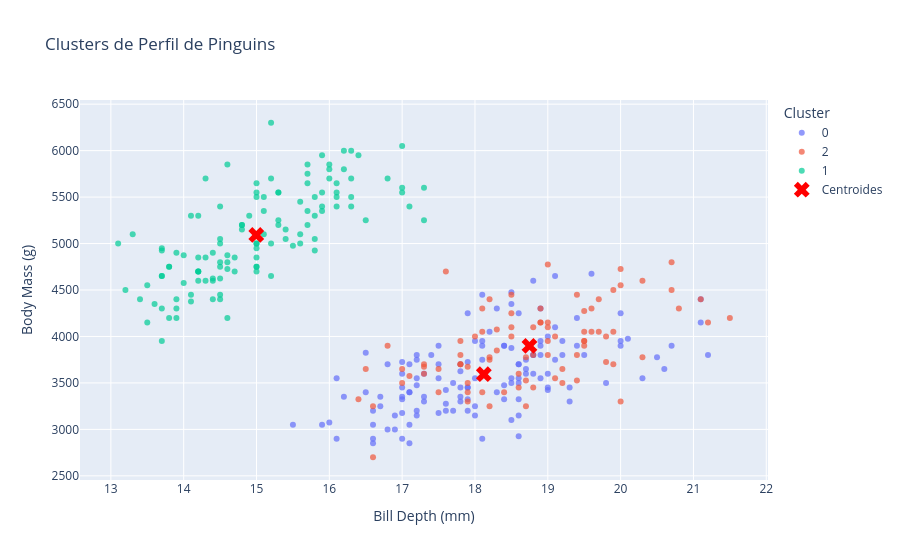

Here is the notebook cell this chart was saved with:
### Code cell
# Criando um df com os dados originais e  rótulos de cluster
penguins_clusters = pd.DataFrame({
    'bill_depth_mm': penguins['bill_depth_mm'],
    'body_mass_g': penguins['body_mass_g'],
    'cluster': labels.astype(str)
})

# Plotar os pontos de dados coloridos
fig = px.scatter(penguins_clusters, x='bill_depth_mm', y='body_mass_g', color='cluster',
                 color_continuous_scale='viridis', opacity=0.7,
                 title='Clusters de Perfil de Pinguins',)
# colunas_padronizar = ['bill_length_mm', 'bill_depth_mm', 'flipper_length_mm', 'body_mass_g']
# Adicionar os centroides ao gráfico
fig.add_scatter(x=centroides_originais[:, 1], y=centroides_originais[:, 3],
                mode='markers', marker=dict(color='red', symbol='x', size=14),
                name='Centroides')

fig.update_layout(xaxis_title='Bill Depth (mm)', yaxis_title='Body Mass (g)',
                  legend_title='Cluster')
fig.show()

### Figure 1 — Plotly figure (JSON) as saved in the notebook; plotly's stock layout.template omitted (floating-point values rounded to 4 significant figures; data arrays with more than 128 entries replaced by an {"elided": "..."} marker saying what was removed)
{"data": [{"hovertemplate": "cluster=0<br>bill_depth_mm=%{x}<br>body_mass_g=%{y}<extra></extra>", "legendgroup": "0", "marker": {"color": "#636efa", "opacity": 0.7, "symbol": "circle"}, "mode": "markers", "name": "0", "orientation": "v", "showlegend": true, "type": "scatter", "x": {"elided": "129 float values"}, "xaxis": "x", "y": {"elided": "129 float values"}, "yaxis": "y"}, {"hovertemplate": "cluster=2<br>bill_depth_mm=%{x}<br>body_mass_g=%{y}<extra></extra>", "legendgroup": "2", "marker": {"color": "#EF553B", "opacity": 0.7, "symbol": "circle"}, "mode": "markers", "name": "2", "orientation": "v", "showlegend": true, "type": "scatter", "x": [20.7, 21.5, 19.7, 21.2, 19.5, 21.1, 19.4, 18.9, 18.5, 19.1, 17.6, 18.1, 18.9, 18.5, 20.0, 19.0, 20.3, 19.5, 18.3, 18.0, 19.2, 18.5, 17.9, 19.5, 19.2, 18.7, 19.8, 17.8, 18.2, 18.2, 18.9, 19.9, 17.8, 20.3, 17.3, 18.1, 17.1, 19.6, 20.0, 17.8, 18.6, 18.2, 17.5, 19.4, 17.9, 19.0, 18.4, 19.0, 17.8, 20.0, 20.8, 18.8, 18.6, 16.8, 18.3, 20.7, 16.6, 19.9, 19.5, 17.5, 19.1, 17.0, 17.9, 18.5, 17.9, 19.6, 18.7, 17.3, 16.4, 19.0, 17.3, 19.7, 18.8, 16.6, 19.9, 18.8, 19.4, 19.5, 16.5, 17.0, 19.8, 18.1, 18.2, 19.0, 18.7], "xaxis": "x", "y": [4500.0, 4200.0, 4400.0, 4150.0, 4050.0, 4400.0, 4450.0, 4150.0, 4250.0, 4000.0, 4700.0, 4300.0, 4300.0, 4100.0, 4725.0, 4775.0, 4600.0, 4275.0, 4075.0, 4000.0, 3500.0, 4000.0, 3500.0, 3900.0, 3650.0, 3525.0, 3725.0, 3950.0, 3250.0, 3750.0, 4150.0, 3700.0, 3800.0, 3775.0, 3700.0, 4050.0, 3575.0, 4050.0, 3300.0, 3700.0, 3450.0, 4400.0, 3400.0, 3800.0, 3300.0, 4150.0, 3400.0, 3800.0, 3700.0, 4550.0, 4300.0, 4100.0, 3600.0, 3900.0, 3850.0, 4800.0, 2700.0, 4500.0, 3950.0, 3650.0, 3550.0, 3500.0, 3675.0, 4450.0, 3400.0, 4300.0, 3250.0, 3675.0, 3325.0, 3950.0, 3600.0, 4050.0, 3450.0, 3250.0, 4050.0, 3800.0, 3525.0, 3950.0, 3650.0, 3650.0, 4000.0, 3400.0, 3775.0, 4100.0, 3775.0], "yaxis": "y"}, {"hovertemplate": "cluster=1<br>bill_depth_mm=%{x}<br>body_mass_g=%{y}<extra></extra>", "legendgroup": "1", "marker": {"color": "#00cc96", "opacity": 0.7, "symbol": "circle"}, "mode": "markers", "name": "1", "orientation": "v", "showlegend": true, "type": "scatter", "x": [13.2, 16.3, 14.1, 15.2, 14.5, 13.5, 14.6, 15.3, 13.4, 15.4, 13.7, 16.1, 13.7, 14.6, 14.6, 15.7, 13.5, 15.2, 14.5, 15.1, 14.3, 14.5, 14.5, 15.8, 13.1, 15.1, 15.0, 14.3, 15.3, 15.3, 14.2, 14.5, 17.0, 14.8, 16.3, 13.7, 17.3, 13.6, 15.7, 13.7, 16.0, 13.7, 15.0, 15.9, 13.9, 13.9, 15.9, 13.3, 15.8, 14.2, 14.1, 14.4, 15.0, 14.4, 15.4, 13.9, 15.0, 14.5, 15.3, 13.8, 14.9, 13.9, 15.7, 14.2, 16.8, 16.2, 14.2, 15.0, 15.0, 15.6, 15.6, 14.8, 15.0, 16.0, 14.2, 16.3, 13.8, 16.4, 14.5, 15.6, 14.6, 15.9, 13.8, 17.3, 14.4, 14.2, 14.0, 17.0, 15.0, 17.1, 14.5, 16.1, 14.7, 15.7, 15.8, 14.6, 14.4, 16.5, 15.0, 17.0, 15.5, 15.0, 16.1, 14.7, 15.8, 14.0, 15.1, 15.2, 15.9, 15.2, 16.3, 14.1, 16.0, 16.2, 13.7, 14.3, 15.7, 14.8, 16.1], "xaxis": "x", "y": [4500.0, 5700.0, 4450.0, 5700.0, 5400.0, 4550.0, 4800.0, 5200.0, 4400.0, 5150.0, 4650.0, 5550.0, 4650.0, 5850.0, 4200.0, 5850.0, 4150.0, 6300.0, 4800.0, 5350.0, 5700.0, 5000.0, 4400.0, 5050.0, 5000.0, 5100.0, 5650.0, 4600.0, 5550.0, 5250.0, 4700.0, 5050.0, 6050.0, 5150.0, 5400.0, 4950.0, 5250.0, 4350.0, 5350.0, 3950.0, 5700.0, 4300.0, 4750.0, 5550.0, 4900.0, 4200.0, 5400.0, 5100.0, 5300.0, 4850.0, 5300.0, 4400.0, 5000.0, 4900.0, 5050.0, 4300.0, 5000.0, 4450.0, 5550.0, 4200.0, 5300.0, 4400.0, 5650.0, 4700.0, 5700.0, 5800.0, 4700.0, 5550.0, 4750.0, 5000.0, 5100.0, 5200.0, 4700.0, 5800.0, 4600.0, 6000.0, 4750.0, 5950.0, 4625.0, 5450.0, 4725.0, 5350.0, 4750.0, 5600.0, 4600.0, 5300.0, 4875.0, 5550.0, 4950.0, 5400.0, 4750.0, 5650.0, 4850.0, 5200.0, 4925.0, 4875.0, 4625.0, 5250.0, 4850.0, 5600.0, 4975.0, 5500.0, 5500.0, 4700.0, 5500.0, 4575.0, 5500.0, 5000.0, 5950.0, 4650.0, 5500.0, 4375.0, 5850.0, 6000.0, 4925.0, 4850.0, 5750.0, 5200.0, 5400.0], "yaxis": "y"}, {"marker": {"color": "red", "size": 14, "symbol": "x"}, "mode": "markers", "name": "Centroides", "type": "scatter", "x": [18.12, 15.0, 18.75], "y": [3594.0, 5092.0, 3898.0]}], "layout": {"legend": {"title": {"text": "Cluster"}, "tracegroupgap": 0}, "title": {"text": "Clusters de Perfil de Pinguins"}, "xaxis": {"anchor": "y", "domain": [0, 1], "title": {"text": "Bill Depth (mm)"}}, "yaxis": {"anchor": "x", "domain": [0, 1], "title": {"text": "Body Mass (g)"}}}}
